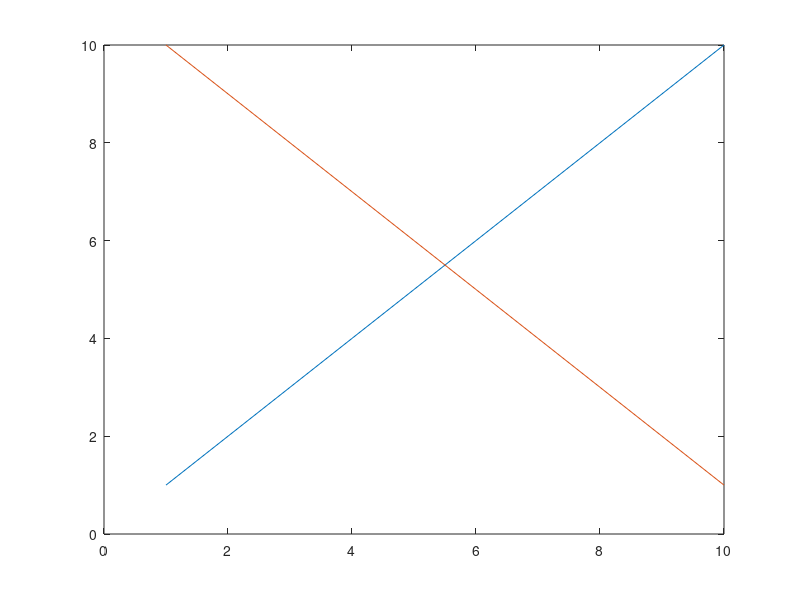

Reproduce this figure in MATLAB. (Note: this script raises an error after producing the figure.)
%=============================================================================
% Copyright (c) 2026-present Allan CORNET (Nelson)
%=============================================================================
% This file is part of Nelson.
%=============================================================================
% LICENCE_BLOCK_BEGIN
% SPDX-License-Identifier: LGPL-3.0-or-later
% LICENCE_BLOCK_END
%=============================================================================
% <--ADV-CLI MODE-->
%=============================================================================
% Outside legend: the axes gives up legend size + tick inset + 8pt from its outer box,
% Position follows the loose inset and the legend sits the gap away at a constant pixel size.
gap = 8 * 96 / 72;
W = 480;
H = 420;
f = figure('Visible', 'off', 'Position', [100 100 W H]);
plot(1:10, 'DisplayName', 'G1');
hold on;
plot(10:-1:1, 'DisplayName', 'G2');
ax = gca;
drawnow();
basePosition = ax.Position;
baseOuter = ax.OuterPosition;
asserts.isapprox(basePosition, [0.13 0.11 0.775 0.815], 1e-12);
asserts.isapprox(baseOuter, [0 0 1 1], 1e-12);
lgd = legend('Location', 'northeastoutside');
drawnow();
legendPixelSize = lgd.Position(3:4) .* [W H];
locations = {'northeastoutside', 'southeastoutside', 'eastoutside', 'bestoutside', ...
  'northwestoutside', 'southwestoutside', 'westoutside', 'northoutside', 'southoutside'};
for k = 1:numel(locations)
  lgd.Location = locations{k};
  drawnow();
  assertOutsideLegendLayout(ax, lgd, locations{k}, W, H, gap);
  asserts.isapprox(lgd.Position(3:4) .* [W H], legendPixelSize, 1e-6);
  asserts.isequal(char(ax.PositionConstraint), 'outerposition');
end
% back inside gives the room back
lgd.Location = 'northeast';
drawnow();
asserts.isapprox(ax.Position, basePosition, 1e-12);
asserts.isapprox(ax.OuterPosition, baseOuter, 1e-12);
% so does deleting the legend
lgd.Location = 'eastoutside';
drawnow();
asserts.istrue(ax.Position(3) < basePosition(3));
delete(lgd);
drawnow();
asserts.isapprox(ax.Position, basePosition, 1e-12);
asserts.isapprox(ax.OuterPosition, baseOuter, 1e-12);
close(f);
%=============================================================================
% a resize keeps the legend pixel size and re-derives the slot for the new size
f = figure('Visible', 'off', 'Position', [100 100 W H]);
plot(1:10, 'DisplayName', 'G1');
hold on;
plot(10:-1:1, 'DisplayName', 'G2');
ax = gca;
lgd = legend('Location', 'northeastoutside');
drawnow();
legendPixelSize = lgd.Position(3:4) .* [W H];
sizes = [860 420; 480 600; 300 300; 624 546];
for k = 1:size(sizes, 1)
  f.Position = [100 100 sizes(k, :)];
  drawnow();
  assertOutsideLegendLayout(ax, lgd, 'northeastoutside', sizes(k, 1), sizes(k, 2), gap);
  % the legend font follows the axes auto font, which shrinks in a small figure
  if lgd.FontSize == 9
    asserts.isapprox(lgd.Position(3:4) .* sizes(k, :), legendPixelSize, 1e-6);
  else
    asserts.istrue(all(lgd.Position(3:4) .* sizes(k, :) < legendPixelSize));
  end
end
asserts.isequal(char(ax.PositionConstraint), 'outerposition');
% a legend title grows the legend and the slot with it
title(lgd, 'Group');
drawnow();
asserts.istrue(lgd.Position(4) * sizes(end, 2) > legendPixelSize(2));
assertOutsideLegendLayout(ax, lgd, 'northeastoutside', sizes(end, 1), sizes(end, 2), gap);
close(f);
%=============================================================================
% a manual Position gives the slot from Position itself, keeping its left edge
f = figure('Visible', 'off', 'Position', [100 100 W H]);
plot(1:10, 'DisplayName', 'G1');
hold on;
plot(10:-1:1, 'DisplayName', 'G2');
ax = gca;
ax.Position = [0.2 0.2 0.6 0.6];
drawnow();
lgd = legend('Location', 'northeastoutside');
drawnow();
asserts.isequal(char(ax.PositionConstraint), 'innerposition');
tight = ax.TightInset;
slot = lgd.Position(3) * W + tight(3) * W + gap;
asserts.isapprox(ax.Position, [0.2 0.2 0.6 - slot / W, 0.6], 1e-9);
asserts.isapprox(lgd.Position(1) * W, (ax.Position(1) + ax.Position(3) + tight(3)) * W + gap, 1e-6);
asserts.isapprox(lgd.Position(2) + lgd.Position(4), ax.Position(2) + ax.Position(4), 1e-9);
lgd.Location = 'northeast';
drawnow();
asserts.isapprox(ax.Position, [0.2 0.2 0.6 0.6], 1e-12);
close(f);
%=============================================================================
% only the peer axes of the legend gives up room
f = figure('Visible', 'off', 'Position', [100 100 860 420]);
ax1 = subplot(1, 2, 1);
plot(ax1, 1:10, 'DisplayName', 'G1');
ax2 = subplot(1, 2, 2);
plot(ax2, 1:10);
drawnow();
position2 = ax2.Position;
width1 = ax1.Position(3);
lgd = legend(ax1, 'Location', 'northeastoutside');
drawnow();
asserts.istrue(ax1.Position(3) < width1);
asserts.isapprox(ax2.Position, position2, 1e-12);
asserts.istrue(lgd.Position(1) >= ax1.Position(1) + ax1.Position(3));
close(f);
%=============================================================================
% an outside legend and an outside colorbar share the side of the same axes
f = figure('Visible', 'off', 'Position', [100 100 860 420]);
plot(1:10, 'DisplayName', 'G1');
hold on;
plot(10:-1:1, 'DisplayName', 'G2');
ax = gca;
lgd = legend('Location', 'northeastoutside');
cb = colorbar('Location', 'eastoutside');
drawnow();
f.Position = [100 100 640 420];
drawnow();
axRight = ax.Position(1) + ax.Position(3);
asserts.istrue(lgd.Position(1) >= axRight);
asserts.istrue(cb.Position(1) >= axRight);
asserts.istrue(lgd.Position(1) + lgd.Position(3) <= 1);
asserts.istrue(cb.Position(1) + cb.Position(3) <= 1);
close(f);
%=============================================================================
function assertOutsideLegendLayout(ax, lgd, location, W, H, gap)
  tight = ax.TightInset;
  lgdPx = lgd.Position .* [W H W H];
  position = ax.Position .* [W H W H];
  isEast = contains(location, 'east') || strcmp(location, 'bestoutside');
  if isEast
    slot = lgdPx(3) + tight(3) * W + gap;
    expectedOuter = [0, 0, 1 - slot / W, 1];
    asserts.isapprox(lgdPx(1), position(1) + position(3) + tight(3) * W + gap, 1e-6);
  elseif contains(location, 'west')
    slot = lgdPx(3) + tight(1) * W + gap;
    expectedOuter = [slot / W, 0, 1 - slot / W, 1];
    asserts.isapprox(lgdPx(1) + lgdPx(3), position(1) - tight(1) * W - gap, 1e-6);
  elseif strcmp(location, 'northoutside')
    slot = lgdPx(4) + tight(4) * H + gap;
    expectedOuter = [0, 0, 1, 1 - slot / H];
    asserts.isapprox(lgdPx(2), position(2) + position(4) + tight(4) * H + gap, 1e-6);
  else
    slot = lgdPx(4) + tight(2) * H + gap;
    expectedOuter = [0, slot / H, 1, 1 - slot / H];
    asserts.isapprox(lgdPx(2) + lgdPx(4), position(2) - tight(2) * H - gap, 1e-6);
  end
  asserts.isapprox(ax.OuterPosition, expectedOuter, 1e-9);
  % Position is the loose inset of the outer box
  expectedPosition = [expectedOuter(1) + 0.13 * expectedOuter(3), ...
    expectedOuter(2) + 0.11 * expectedOuter(4), 0.775 * expectedOuter(3), 0.815 * expectedOuter(4)];
  asserts.isapprox(ax.Position, expectedPosition, 1e-9);
  if isEast || contains(location, 'west')
    if startsWith(location, 'north') || strcmp(location, 'bestoutside')
      asserts.isapprox(lgdPx(2) + lgdPx(4), position(2) + position(4), 1e-6);
    elseif startsWith(location, 'south')
      asserts.isapprox(lgdPx(2), position(2), 1e-6);
    else
      asserts.isapprox(lgdPx(2) + lgdPx(4) / 2, position(2) + position(4) / 2, 1e-6);
    end
  else
    asserts.isapprox(lgdPx(1) + lgdPx(3) / 2, position(1) + position(3) / 2, 1e-6);
  end
end
%=============================================================================
